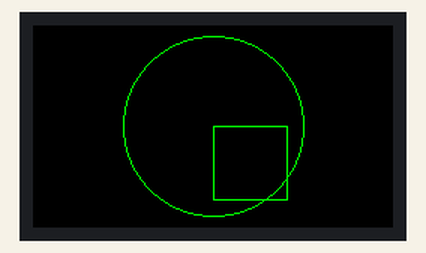
Simulated run of this sketch. Board: ESP32. Parts: 240×135 colour display.

Above: at 0.44 s.
At 2.77 s:
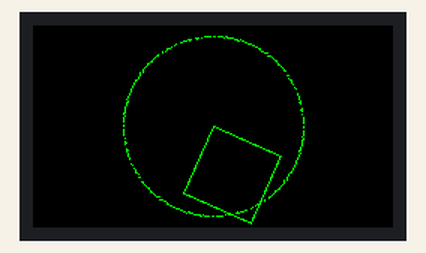
At 5.49 s:
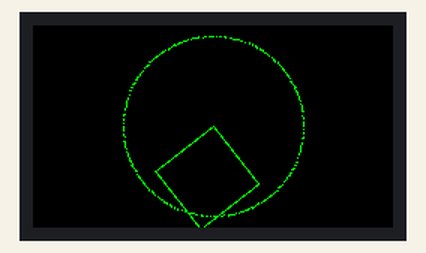
At 10.94 s:
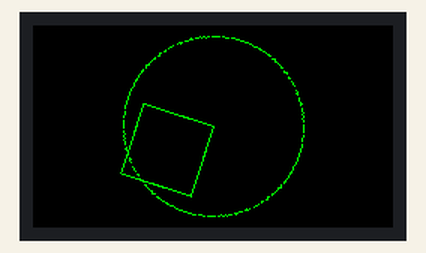
At 15.99 s:
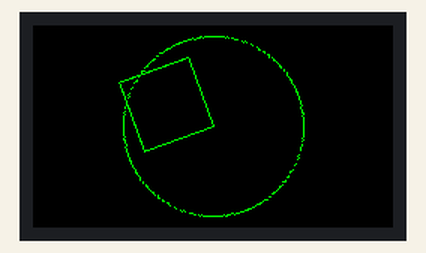
At 21.44 s:
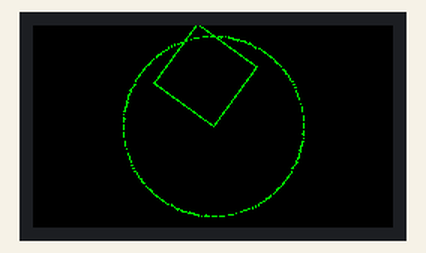

The sketch:

VisualDemo.ino
```cpp
#include <M5StickCPlus.h>
#include "m5_display.h"

m5_display m;
int deg = 0;

void setup()
{
    m.init();
}
void loop()
{
    m.draw(deg);
    deg++;
    if (deg > 360)
        deg = 0;
}
```

m5_display.cpp
```cpp
#include "m5_display.h"
#include <M5StickCPlus.h>

m5_display::m5_display()
{
}

void m5_display::init()
{
    M5.begin();
    M5.Lcd.setRotation(1);
}

void m5_display::draw(int degree)
{
    // 背景のスプライト
    mainSprite.createSprite(M5.Lcd.width(), M5.Lcd.height());

    // sprite.fillScreenは縦向きの場合のみ機能
    mainSprite.fillRect(0, 0, M5.Lcd.width(), M5.Lcd.height(), BLACK);

    // 矢印のスプライト
    arrowSprite.createSprite(M5.Lcd.width(), M5.Lcd.height());
    arrowSprite.drawCircle(M5.Lcd.width() * 0.5, M5.Lcd.height() * 0.5, M5.Lcd.height() * 0.45, GREEN);
    arrowSprite.drawRect(M5.Lcd.width() / 2, M5.Lcd.height() / 2, 50, 50, GREEN);

    arrowSprite.pushRotated(&mainSprite, degree, BLUE);

    // LCDに転写
    mainSprite.pushSprite(0, 0);
}
```

m5_display.h
```cpp
#ifndef M5_DISPLAY_H__
#define M5_DISPLAY_H__

#include <M5StickCPlus.h>

class m5_display
{
public:
    m5_display();
    void init();
    void draw(int degree);

private:
    TFT_eSprite mainSprite = TFT_eSprite(&M5.Lcd);
    TFT_eSprite arrowSprite = TFT_eSprite(&M5.Lcd);
};

#endif
```
